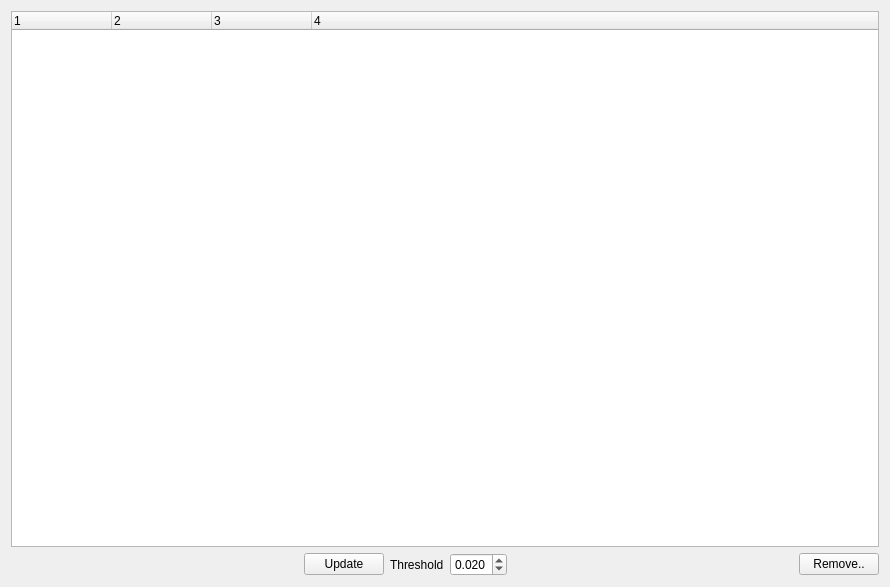
<?xml version="1.0" encoding="UTF-8"?>
<ui version="4.0">
 <class>RemoveDup</class>
 <widget class="QWidget" name="RemoveDup">
  <property name="geometry">
   <rect>
    <x>0</x>
    <y>0</y>
    <width>890</width>
    <height>587</height>
   </rect>
  </property>
  <property name="windowTitle">
   <string>Form</string>
  </property>
  <layout class="QGridLayout" name="gridLayout_2">
   <item row="0" column="0">
    <layout class="QGridLayout" name="gridLayout_3">
     <item row="1" column="6">
      <widget class="QPushButton" name="apply">
       <property name="text">
        <string>Remove..</string>
       </property>
      </widget>
     </item>
     <item row="0" column="0" colspan="7">
      <widget class="QTreeWidget" name="tree">
       <property name="columnCount">
        <number>4</number>
       </property>
       <column>
        <property name="text">
         <string notr="true">1</string>
        </property>
       </column>
       <column>
        <property name="text">
         <string notr="true">2</string>
        </property>
       </column>
       <column>
        <property name="text">
         <string notr="true">3</string>
        </property>
       </column>
       <column>
        <property name="text">
         <string notr="true">4</string>
        </property>
       </column>
      </widget>
     </item>
     <item row="1" column="1">
      <spacer name="horizontalSpacer">
       <property name="orientation">
        <enum>Qt::Horizontal</enum>
       </property>
       <property name="sizeHint" stdset="0">
        <size>
         <width>40</width>
         <height>20</height>
        </size>
       </property>
      </spacer>
     </item>
     <item row="1" column="3">
      <widget class="QLabel" name="label">
       <property name="text">
        <string>Threshold</string>
       </property>
      </widget>
     </item>
     <item row="1" column="4">
      <widget class="QDoubleSpinBox" name="threshold">
       <property name="decimals">
        <number>3</number>
       </property>
       <property name="maximum">
        <double>1.000000000000000</double>
       </property>
       <property name="singleStep">
        <double>0.010000000000000</double>
       </property>
       <property name="value">
        <double>0.020000000000000</double>
       </property>
      </widget>
     </item>
     <item row="1" column="2">
      <widget class="QPushButton" name="recompute">
       <property name="text">
        <string>Update</string>
       </property>
      </widget>
     </item>
     <item row="1" column="5">
      <spacer name="horizontalSpacer_2">
       <property name="orientation">
        <enum>Qt::Horizontal</enum>
       </property>
       <property name="sizeHint" stdset="0">
        <size>
         <width>40</width>
         <height>20</height>
        </size>
       </property>
      </spacer>
     </item>
    </layout>
   </item>
  </layout>
 </widget>
 <resources/>
 <connections/>
</ui>
